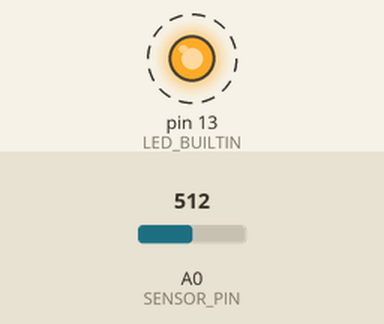
This sketch was run on a simulated Arduino Uno, built with avr-gcc and run on an emulated ATmega328P. Parts: output pins drawn as LEDs (lit = HIGH). Dashed ring = blinking. The inputs (shaded band) are chosen by the test bench; at power-on: A0 (SENSOR_PIN) = 512. What the sketch prints to the serial monitor is not drawn.

Above: at 1.3 s.
1.4 s: A0 (SENSOR_PIN) set to 51
At 1.61 s:
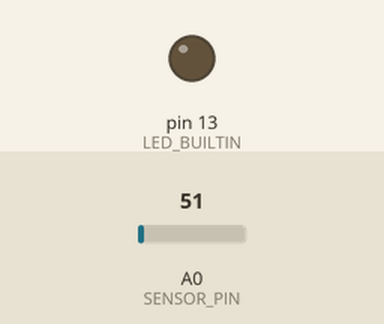
4.5 s: A0 (SENSOR_PIN) set to 47
Timing chart, 0 to 13.6 s (numbered marks = the images above; inputs shaded):
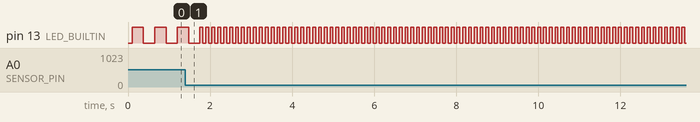

The sketch:

sketch.ino
```cpp
// Arduino starter sketch: LED blink, analog sensor read, serial output
// Reads an analog sensor on A0 and blinks the built-in LED at a rate
// proportional to the sensor value. Results are printed to Serial.

#include "config.h"

void setup() {
  // Initialize the serial port for debugging at 9600 baud
  Serial.begin(9600);
  // Wait briefly to allow the serial connection to stabilize
  delay(100);
  Serial.println(F("Arduino sketch started"));

  // Configure the built-in LED pin as an output
  pinMode(LED_BUILTIN, OUTPUT);
  // Configure the sensor pin as an input (no pull-up needed for analog)
  pinMode(SENSOR_PIN, INPUT);
}

void loop() {
  // Read the raw analog value from the sensor (0–1023)
  int sensorValue = analogRead(SENSOR_PIN);
  // Map the 10-bit sensor reading to a blink delay in milliseconds
  int blinkDelay = map(sensorValue, 0, 1023, MIN_DELAY, MAX_DELAY);

  // Print current sensor reading and computed delay to the serial monitor
  Serial.print(F("Sensor: "));
  Serial.print(sensorValue);
  Serial.print(F("  Delay: "));
  Serial.print(blinkDelay);
  Serial.println(F(" ms"));

  // Blink the LED with the computed delay
  digitalWrite(LED_BUILTIN, HIGH);
  delay(blinkDelay);
  digitalWrite(LED_BUILTIN, LOW);
  delay(blinkDelay);
}
```

config.h
```cpp
// Pin definitions and configuration constants for the Arduino sketch
// Modify these values to match your specific hardware wiring.

#ifndef CONFIG_H
#define CONFIG_H

// Analog input pin for the external sensor (e.g., potentiometer, LDR)
#define SENSOR_PIN A0

// Minimum and maximum blink delay in milliseconds
#define MIN_DELAY 50
#define MAX_DELAY 500

#endif
```

Measured:
- by itself, pin 13 (LED_BUILTIN): alternates HIGH for 0.07 s and LOW for 0.07 s
